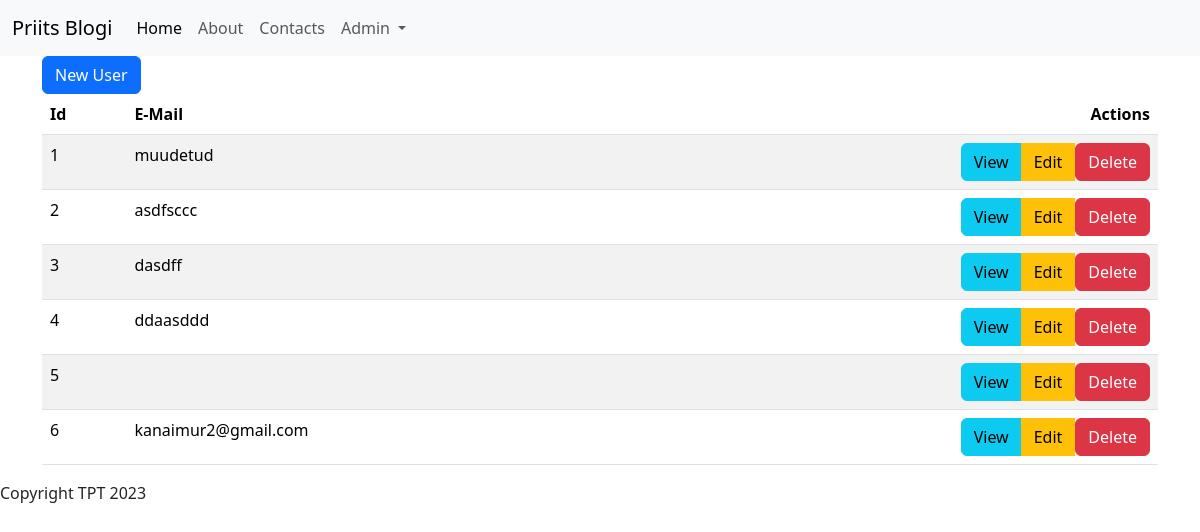
Before: /admin/users with the older database file.
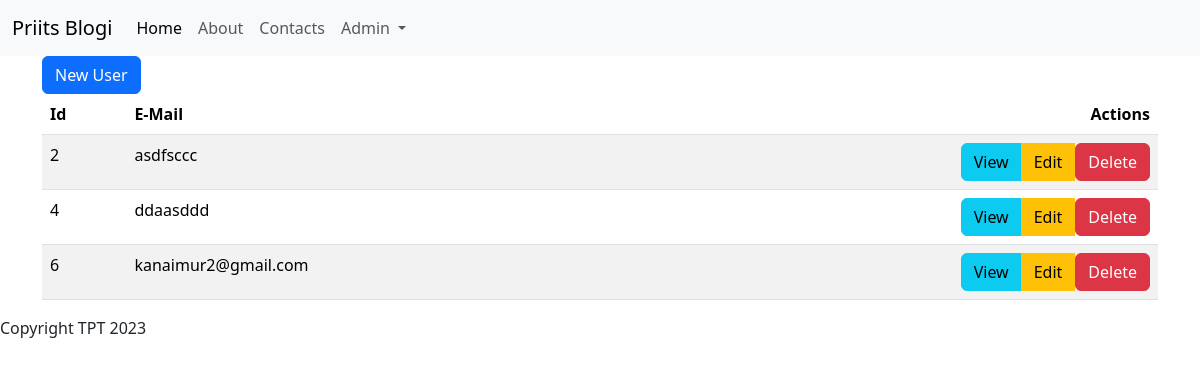
After: the same page with the newer database file.
### tables this page shows
CREATE TABLE users
(
    id       integer
        constraint users_pk
            primary key autoincrement,
    email    text not null
        constraint users_pk2
            unique,
    password text not null
);

### src/Router.php (called while the page is built, shortened)
<?php
class Router {
    public static $routes = [];
    public $path;
    public $method;
    public function __construct($path, $method)
    {
        $this->path = parse_url($path, PHP_URL_PATH);
        $this->method = $method;
    }
    public function match(){
        foreach(self::$routes as $route){
            if($route['path'] === $this->path && $route['method'] === $this->method){
                return $route;
            }
        }
    }
    public static function addRoute($method, $path, $action){
        self::$routes[] = [
            'method' => $method,
            'path' => $path,
            'action' => $action
        ];
    }
}

### src/Controllers/UsersController.php (called while the page is built, shortened)
<?php
class UsersController {
    public function index(){
        $users = User::all();
        include 'views/users/index.php';
    }
}

### src/DB.php (called while the page is built, shortened)
<?php
class DB {
    public $conn;
    public function __construct()
    {
        try {
            $this->conn = new PDO("sqlite:db.sqlite");
            $this->conn->setAttribute(PDO::ATTR_ERRMODE, PDO::ERRMODE_EXCEPTION);
        } catch(PDOException $e) {
            echo "Connection failed: " . $e->getMessage();
        }
    }
    public function all($table, $class){
        $stmt = $this->conn->prepare("SELECT * FROM $table");
        $stmt->execute();
        $stmt->setFetchMode(PDO::FETCH_CLASS, $class);
        return $stmt->fetchAll();
    }
}

### src/Models/Model.php (called while the page is built, shortened)
<?php
class Model {
    public static $table;
    public static function all(){
        $db = new DB();
        return $db->all(static::$table, static::class);
    }
}

### views/users/index.php (the view)
<?php include 'views/partials/header.php' ?>
    <a class="btn btn-primary" href="/admin/users/new">New User</a>
    <table class="table table-striped table-hover">
        <thead>
            <th>Id</th>
            <th>E-Mail</th>
            <th class="text-end">Actions</th>
        </thead>
        <tbody>
            <?php foreach($users as $user): ?>
                <tr>
                    <td><?=$user->id?></td>
                    <td><?=$user->email?></td>
                    <td class="text-end">
                    <div class="btn-group" role="group" aria-label="New User">
                        <a class="btn btn-info" href="/admin/users/show?id=<?=$user->id?>">View</a>
                        <a class="btn btn-warning" href="/admin/users/edit?id=<?=$user->id?>">Edit</a>
                        <form action="/admin/users/delete?id=<?=$user->id?>" method="POST" style="display: inline;">
                            <button type="submit" class="btn btn-danger">Delete</button>
                        </form>
                    </div>
                    </td>
                </tr>
            <?php endforeach; ?>
        </tbody>
    </table>
<?php include 'views/partials/footer.php' ?>

### public/index.php (shortened to what this page needs)
<?php
spl_autoload_register(function ($class){
    $class = substr($class, 4);
    $class = str_replace('\\', '/', $class);
});
$router = new App\Router($_SERVER['REQUEST_URI'], $_SERVER['REQUEST_METHOD']);
$match = $router->match();
if($match){
    if(is_callable($match['action'])){
        call_user_func($match['action']);
    } else if(is_array($match['action']) && count($match['action']) === 2){
        $controller = new $class();
        $method = $match['action'][1];
        $controller->$method();
    }
} else {
    http_response_code(404);
    include 'views/404.php';
}

### views/partials/header.php (shortened to what this page needs)
<!DOCTYPE html>
<html lang="en">
<head>
    <link href="https://cdn.jsdelivr.net/npm/bootstrap@5.3.2/dist/css/bootstrap.min.css" rel="stylesheet">
</head>
<body>
    <?php include 'nav.php' ?>
<div class="container">

### views/partials/nav.php (shortened to what this page needs)
<nav class="navbar navbar-expand-lg bg-body-tertiary">
  <div class="container-fluid">
    <a class="navbar-brand" href="/">Priits Blogi</a>
    <div class="collapse navbar-collapse" id="navbarNav">
      <ul class="navbar-nav">
        <li class="nav-item">
          <a class="nav-link active" aria-current="page" href="/">Home</a>
        </li>
        <li class="nav-item">
          <a class="nav-link" href="/about">About</a>
        </li>
        <li class="nav-item">
          <a class="nav-link" href="/contacts">Contacts</a>
        </li>
        <li class="nav-item dropdown">
          <a class="nav-link dropdown-toggle" href="#" role="button" data-bs-toggle="dropdown" aria-expanded="false">
            Admin
          </a>
        </li>
      </ul>
    </div>
  </div>
</nav>

### views/partials/footer.php (shortened to what this page needs)
</div>
<footer>
    Copyright TPT 2023
</footer>
</body>
</html>

Changed rows visible on the page:
removed users: id "1", email "muudetud"
removed users: id "3", email "dasdff"
removed users: id "5"
